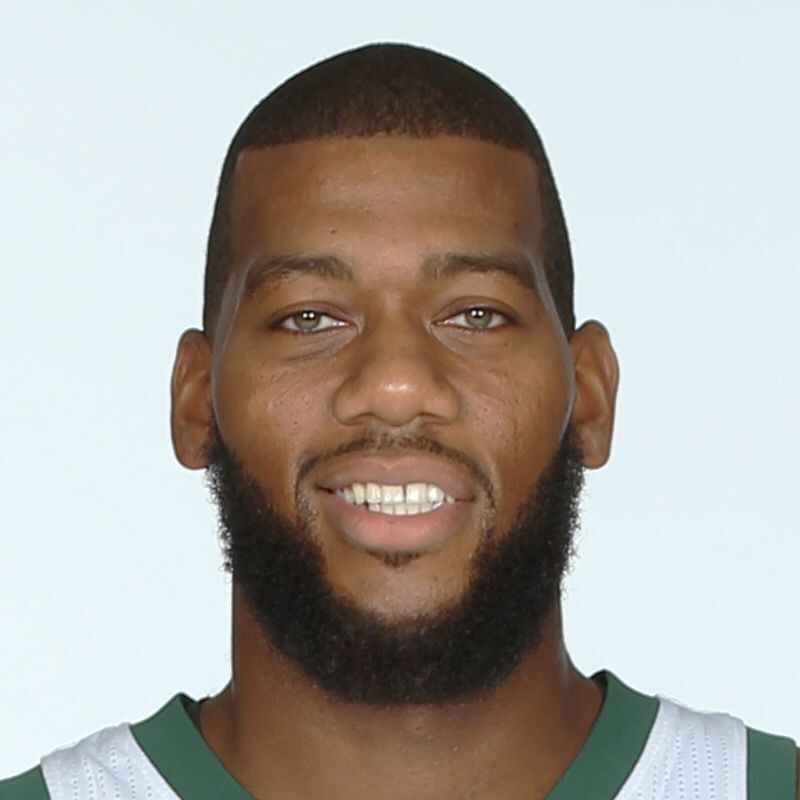
%> input picture Matlab/1.jpg, 800 x 800 px
$ octave main.m   (GNU Octave 9; MATLAB toolbox functions it lacks are replaced by stand-ins)
%> lines starting %> are read from the running program, lines starting %| are printed output that depends on the picture
### Matlab/my_wave_fuse.m
function I_rec=my_wave_fuse(img1,img2)


[M,N,C]=size(img1);

%% 小波变换部分

% [6 lines of commented-out code are left out]
set_name='sym2';

% % 进行小波变换
% [c,s]=wavedec2(double(img1),3,set_name);

% 图像1小波变换
[img1_ca3,img1_ch3,img1_cv3,img1_cd3,img1_ch2,img1_cv2,img1_cd2,img1_ch1,img1_cv1,img1_cd1,s]=my_wave(img1,set_name);

% 图像2小波变换
[img2_ca3,img2_ch3,img2_cv3,img2_cd3,img2_ch2,img2_cv2,img2_cd2,img2_ch1,img2_cv1,img2_cd1,s]=my_wave(img2,set_name);


%% 低频系数部分融合

% 对每个维度进行加权融合
if C>1
    % RGB小波低频系数进行融合
    res_ca3_R=my_imgweighting_fus(img1_ca3(:,:,1),img2_ca3(:,:,1));
    res_ca3_G=my_imgweighting_fus(img1_ca3(:,:,2),img2_ca3(:,:,2));
    res_ca3_B=my_imgweighting_fus(img1_ca3(:,:,3),img2_ca3(:,:,3));
    res_ca3(:,:,1)=res_ca3_R;
    res_ca3(:,:,2)=res_ca3_G;
    res_ca3(:,:,3)=res_ca3_B;

else
    % 灰度图小波低频系数进行融合
    res_ca3=my_imgweighting_fus(img1_ca3,img2_ca3);
end

%% 高频系数融合部分

% 没高频小波系数进行最大值融合
res_ch3=my_hightcoeffi_fus(img1_ch3,img2_ch3);
res_cv3=my_hightcoeffi_fus(img1_cv3,img2_cv3);
res_cd3=my_hightcoeffi_fus(img1_cd3,img2_cd3);

res_ch2=my_hightcoeffi_fus(img1_ch2,img2_ch2);
res_cv2=my_hightcoeffi_fus(img1_cv2,img2_cv2);
res_cd2=my_hightcoeffi_fus(img1_cd2,img2_cd2);

res_ch1=my_hightcoeffi_fus(img1_ch1,img2_ch1);
res_cv1=my_hightcoeffi_fus(img1_cv1,img2_cv1);
res_cd1=my_hightcoeffi_fus(img1_cd1,img2_cd1);

% 融合后系数转换为一维数据
res_ca3=res_ca3(:)';
res_ch3=res_ch3(:)';
res_cv3=res_cv3(:)';
res_cd3=res_cd3(:)';

res_ch2=res_ch2(:)';
res_cv2=res_cv2(:)';
res_cd2=res_cd2(:)';

res_ch1=res_ch1(:)';
res_cv1=res_cv1(:)';
res_cd1=res_cd1(:)';

% 融合后的小波系数c
res_c=[res_ca3,res_ch3,res_cv3,res_cd3,res_ch2,res_cv2,res_cd2,res_ch1,res_cv1,res_cd1];

% 进行小波逆变换
I_rec=waverec2(res_c,s,set_name);

% 显示融合后的图像
I_rec=uint8(I_rec);

end

### Matlab/my_wave.m
function [ca3,ch3,cv3,cd3,ch2,cv2,cd2,ch1,cv1,cd1,s]=my_wave(I,name)

%
% 小波分解函数
% 输入：
%     I：图像
%  name：小波基函数名称
% 输出：
%      返回小波分解后的系数
%

% name='db1';

% 进行小波变换
[c,s]=wavedec2(double(I),3,name);

% 提取小波变换后的系数
ca3 = appcoef2(c,s,name,3);
ch3 = detcoef2('h',c,s,3);
cv3 = detcoef2('v',c,s,3);
cd3 = detcoef2('d',c,s,3);
ch2 = detcoef2('h',c,s,2);
cv2 = detcoef2('v',c,s,2);
cd2 = detcoef2('d',c,s,2);
ch1 = detcoef2('h',c,s,1);
cv1 = detcoef2('v',c,s,1);
cd1 = detcoef2('d',c,s,1);

% 显示小波变换后的图像
ca3_img=wcodemat(ca3,255);
ch3_img=wcodemat(ch3,255);
cv3_img=wcodemat(cv3,255);
cd3_img=wcodemat(cd3,255);

ch2_img=wcodemat(ch2,255);
cv2_img=wcodemat(cv2,255);
cd2_img=wcodemat(cd2,255);

ch1_img=wcodemat(ch1,255);
cv1_img=wcodemat(cv1,255);
cd1_img=wcodemat(cd1,255);

% 显示分解后的图像
A3=[ca3_img,ch3_img;cv3_img,cd3_img];

% 尺寸调整
[size_M,size_N,size_C]=size(ch2_img);
if size_C>1
    A3_temp(:,:,1)=imresize(A3(:,:,1),[size_M,size_N]);
    A3_temp(:,:,2)=imresize(A3(:,:,2),[size_M,size_N]);
    A3_temp(:,:,3)=imresize(A3(:,:,3),[size_M,size_N]);
else
    A3_temp=imresize(A3,[size_M,size_N]);
end
A3=A3_temp;
A2=[A3,ch2_img;cv2_img,cd2_img];

% 尺寸调整
[size_M,size_N,size_C]=size(ch1_img);
if size_C>1
    A2_temp(:,:,1)=imresize(A2(:,:,1),[size_M,size_N]);
    A2_temp(:,:,2)=imresize(A2(:,:,2),[size_M,size_N]);
    A2_temp(:,:,3)=imresize(A2(:,:,3),[size_M,size_N]);
else
    A2_temp=imresize(A2,[size_M,size_N]);
end
A2=A2_temp;

% 分层显示
A1=[A2,ch1_img;cv1_img,cd1_img];
A1=uint8(A1);

% 显示结果
figure
imshow(A1);
title('三层小波变换');

end

### Matlab/my_imgweighting_fus.m
function yu=my_imgweighting_fus(I1,I2)

%
% 加权算法融合
% 输入：
%     I1：图像1低频小波系数
%     I2：图像2低频小波系数
% 输出：
%     yu：融合后的低频小波系数
%

% 加权算法融合

% 获取尺寸
[size_M,size_N]=size(I1);

% 设置权值1
set_weight=0.5;
yu=zeros(size_M,size_N);

% 像素加权融合
for i=1:size_M
    for j=1:size_N

        % 加权融合
        yu(i,j)=I1(i,j)*set_weight+I2(i,j)*(1-set_weight);
    end
end

end

### Matlab/my_hightcoeffi_fus.m
function I_res=my_hightcoeffi_fus(I1,I2)

%
% 最大值算法融合
% 输入：
%     I1：图像1高频小波系数
%     I2：图像2高频小波系数
% 输出：
%     I_res：融合后的高频小波系数
%

% 最大值算法融合

% 获取尺寸
[size_M,size_N,size_C]=size(I1);

% 设置结果变量
I_res=zeros(size_M,size_N,size_C);

% 对小波系数进行比较
for k=1:size_C
    for i=1:size_M
        for j=1:size_N

            % 获取最大值
            if abs(I1(i,j,k))>=abs(I2(i,j,k))
                I_res(i,j,k)=I1(i,j,k);
            else
                I_res(i,j,k)=I2(i,j,k);
            end

        end
    end
end

end

### Matlab/my_img_weighting_fuse.m
function yu=my_img_weighting_fuse(I1,I2,set_weight1)

%
% 加权算法融合
% 输入：
%     I1：图像1
%     I2：图像2
% 输出：
%     yu：融合后的图像
%

% 数据类型转换
I1=double(I1);
I2=double(I2);

% 获取尺寸
[size_M,size_N,C]=size(I1);

% 设置结果变量
yu=zeros(size_M,size_N,C);

% 加权融合
if C>1
    yu(:,:,1)=I1(:,:,1).*set_weight1+I2(:,:,1).*(1-set_weight1);
    yu(:,:,2)=I1(:,:,2).*set_weight1+I2(:,:,2).*(1-set_weight1);
    yu(:,:,3)=I1(:,:,3).*set_weight1+I2(:,:,3).*(1-set_weight1);
else
    yu=I1.*set_weight1+I2.*(1-set_weight1);
end

% 数据类型转换
yu=uint8(yu);

end

### Matlab/main.m
clear
clc
close all


[filename,pathname,filter] = uigetfile({'*.jpg;*.jpeg;*.bmp;*.gif;*.png'},'1');
%> the answer given: 1.jpg
if filter == 0
    return
end
str = fullfile(pathname,filename);
I1=imread(str);
%> I1 is the input picture: size 800x800x3 uint8; mean R, G, B 172.2, 168.8, 162.4


[filename,pathname,filter] = uigetfile({'*.jpg;*.jpeg;*.bmp;*.gif;*.png'},'2');
%> the answer given: 2.jpg
if filter == 0
    return
end
str = fullfile(pathname,filename);
I2=imread(str);
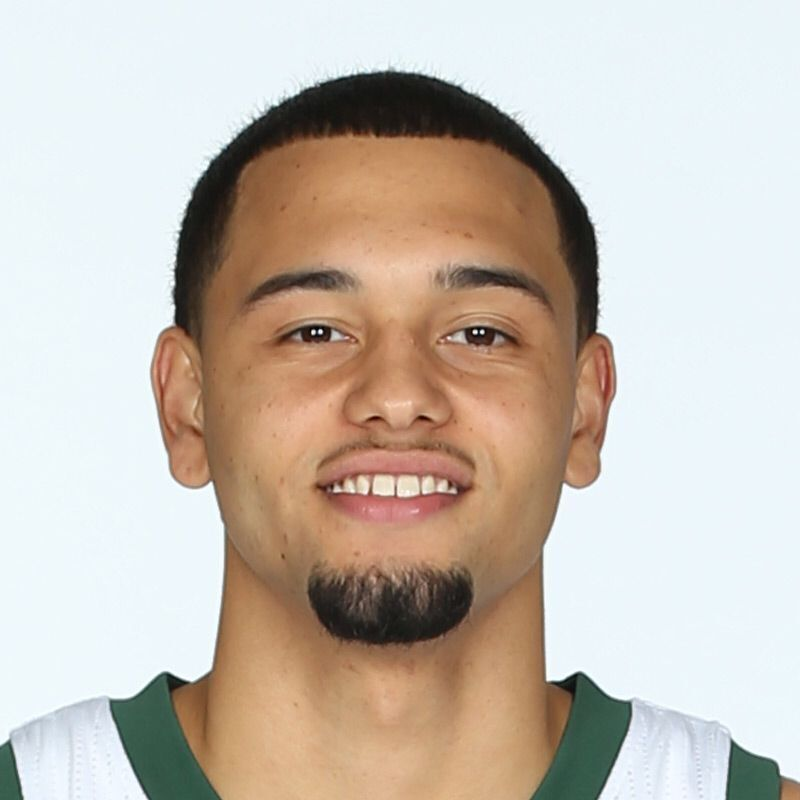
%> input picture Matlab/2.jpg, 800 x 800 px
%> I2 is the input picture: size 800x800x3 uint8; mean R, G, B 199.2, 188.7, 178.2


figure
imshow(I1);
title('1');


figure
imshow(I2);
title('2');


% Create a detector object.
% Detect objects using the Viola-Jones algorithm
% Detects faces that are upright and forward facing. This model is composed of weak classifiers
% based on the classification and regression tree analysis (CART).
% These classifiers use Haar features to encode facial features.
% CART-based classifiers provide the ability to model higher-order dependencies between facial features.
faceDetector = vision.CascadeObjectDetector;

% Detect faces
bboxes1 = step(faceDetector, I1);
%> bboxes1 = [182 152 426 426]

% [5 lines of commented-out code are left out]

figure
imshow(I1)
title('1')
hold on
% img_box=I1(bboxes(i,2):bboxes(i,2)+bboxes(i,4)-1,bboxes(i,1):bboxes(i,1)+bboxes(i,3)-1,:);

for i=1:length(bboxes1(:,1))
    rectangle('Position',bboxes1(i,:),'EdgeColor','g')
end
%> this loop made 1 pass


% Detect faces
bboxes2 = step(faceDetector, I2);
%> bboxes2 = [186 176 421 421]

% [5 lines of commented-out code are left out]


figure
imshow(I2)
title('2')
hold on
% img_box=I1(bboxes(i,2):bboxes(i,2)+bboxes(i,4)-1,bboxes(i,1):bboxes(i,1)+bboxes(i,3)-1,:);

for i=1:length(bboxes2(:,1))
    rectangle('Position',bboxes2(i,:),'EdgeColor','g')
end


Img1_face_box1=I1(bboxes1(i,2):bboxes1(i,2)+bboxes1(i,4)-1,bboxes1(i,1):bboxes1(i,1)+bboxes1(i,3)-1,:);
Img2_face_box1=I2(bboxes1(i,2):bboxes1(i,2)+bboxes1(i,4)-1,bboxes1(i,1):bboxes1(i,1)+bboxes1(i,3)-1,:);
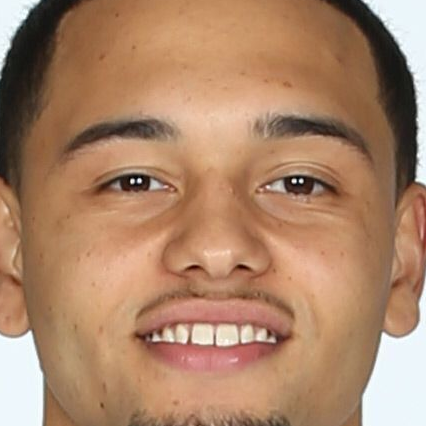
%> Img2_face_box1: size 426x426x3 uint8; mean R, G, B 172, 132.5, 104.5
Img2_face_box1=imresize(Img2_face_box1,[size(Img1_face_box1,1),size(Img1_face_box1,2)]);


Img_face1=my_wave_fuse(Img1_face_box1,Img2_face_box1);
%> in my_wave, `[c,s]=wavedec2(double(I),3,name);`: s = [55 55 3; 55 55 3; 108 108 3; 214 214 3; 426 426 3]
%> in my_wave, `A1=[A2,ch1_img;cv1_img,cd1_img];`:
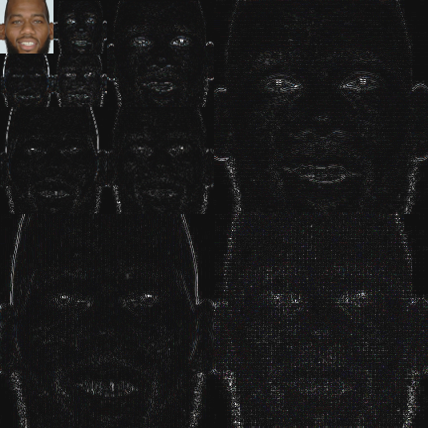
%> A1: size 428x428x3 double; mean R, G, B 10, 9.4, 9.5; drawn with min black and max white
%> call 2 of my_wave, with name = 'sym2'
%> in my_wave (call 2), `cv2 = detcoef2('v',c,s,2);`:
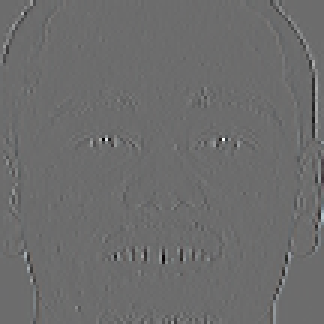
%> cv2: size 108x108x3 double (shown 3 times larger); mean R, G, B 0, 0, 0; mean of the top-left, top-right, bottom-left and bottom-right quarters 0.2, 0, 0.1, -0.2; drawn with min black and max white
%> in my_wave (call 2), `cv1 = detcoef2('v',c,s,1);`:
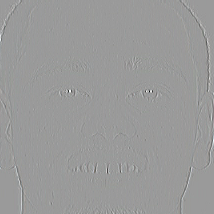
%> cv1: size 214x214x3 double; mean R, G, B 0, 0.1, -0.1; drawn with min black and max white
%> in my_wave (call 2), `cd1 = detcoef2('d',c,s,1);`:
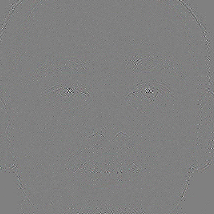
%> cd1: size 214x214x3 double; mean R, G, B -0.00525, -0.00297, -0.00133; drawn with min black and max white
%> in my_wave (call 2), `cv2_img=wcodemat(cv2,255);`:
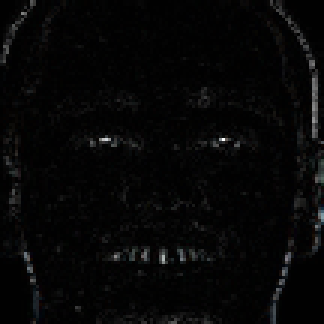
%> cv2_img: size 108x108x3 double (shown 3 times larger); mean R, G, B 6.4, 6.4, 6.5


Img_face1=uint8(Img_face1);

figure
imshow(Img_face1);
title('3');


set_weight=0.5;


Img_background=my_img_weighting_fuse(I1,I2,set_weight);


figure
imshow(Img_background);
title('4');


i=1;
Img_background(bboxes1(i,2):bboxes1(i,2)+bboxes1(i,4)-1,bboxes1(i,1):bboxes1(i,1)+bboxes1(i,3)-1,:)=Img_face1;


Img_fus=uint8(Img_background);

figure
imshow(Img_fus);
title('5');
